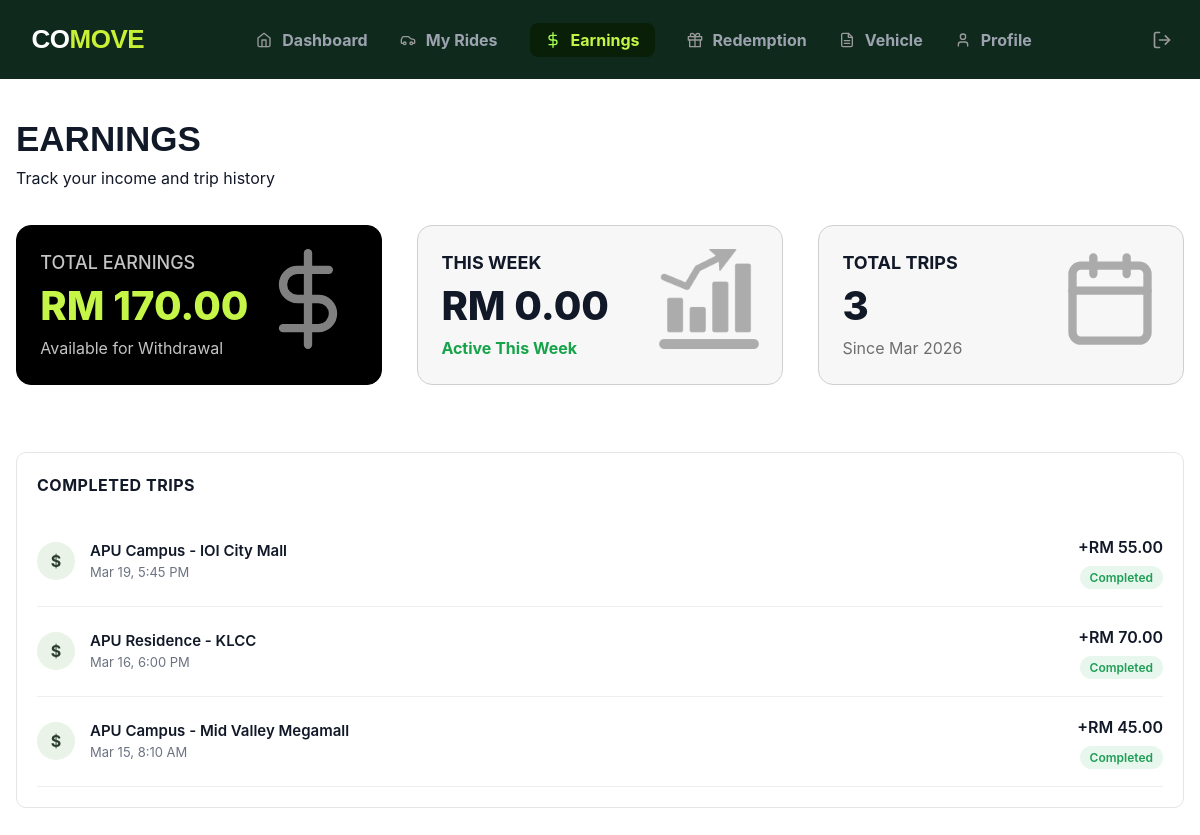
The app's page /src/roles/driver/earnings.php (signed in), older data.
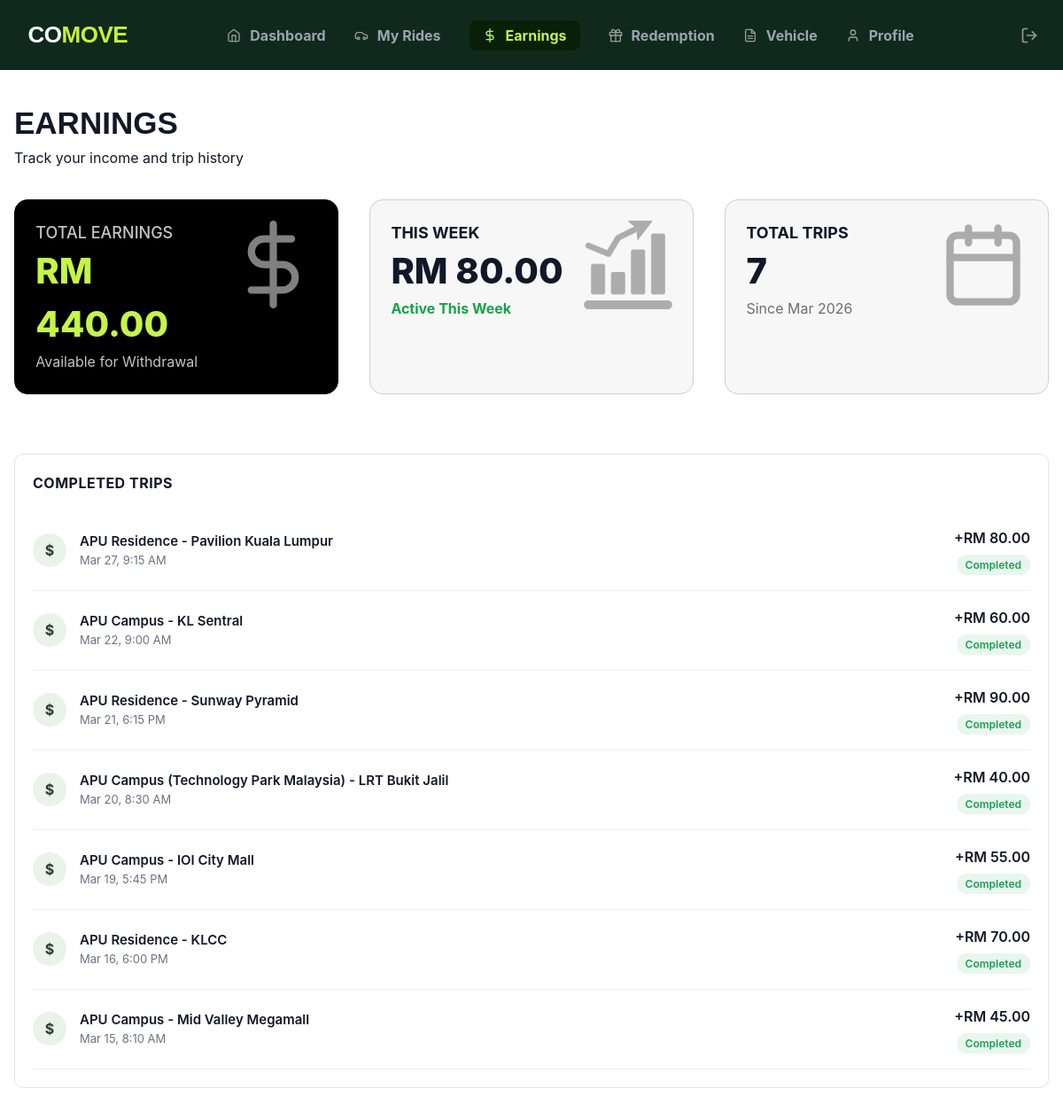
The same page, newer data.
### tables this page shows
CREATE TABLE `trip` (
  `trip_id` int(11) NOT NULL,
  `driver_id` int(11) NOT NULL,
  `start_location` varchar(100) NOT NULL,
  `end_location` varchar(100) NOT NULL,
  `departure_time` datetime NOT NULL,
  `total_seats` int(11) NOT NULL DEFAULT 0,
  `estimated_duration` int(11) DEFAULT NULL,
  `total_amount` decimal(10,2) NOT NULL DEFAULT 0.00,
  `gained_point` float DEFAULT NULL,
  `trip_status` varchar(20) NOT NULL DEFAULT 'scheduled' CHECK (`trip_status` in ('scheduled','ongoing','completed'))
);

### src/roles/driver/earnings.php (the view, shortened to what the changed rows need)
<?php
require_once '../../config/conn.php';
$driver_id = $_SESSION['user_id'];
$sql_total = "SELECT SUM(total_amount) AS total_earnings FROM trip WHERE driver_id = ? AND trip_status = 'completed'";
$stmt_total = mysqli_prepare($dbConn, $sql_total);
mysqli_stmt_bind_param($stmt_total, 'i', $driver_id);
mysqli_stmt_execute($stmt_total);
$result_total = mysqli_stmt_get_result($stmt_total);
$row_total = mysqli_fetch_assoc($result_total);
$total_earnings = $row_total['total_earnings'] ?? 0;
$sql_week = "SELECT SUM(total_amount) AS week_earnings FROM trip WHERE driver_id = ? AND trip_status = 'completed' AND YEARWEEK(departure_time, 1) = YEARWEEK(NOW(), 1)";
$stmt_week = mysqli_prepare($dbConn, $sql_week);
mysqli_stmt_bind_param($stmt_week, 'i', $driver_id);
mysqli_stmt_execute($stmt_week);
$result_week = mysqli_stmt_get_result($stmt_week);
$row_week = mysqli_fetch_assoc($result_week);
$week_earnings = $row_week['week_earnings'] ?? 0;
$sql_stats = "SELECT COUNT(*) AS total_trips FROM trip WHERE driver_id = ? AND trip_status = 'completed'";
$stmt_stats = mysqli_prepare($dbConn, $sql_stats);
mysqli_stmt_bind_param($stmt_stats, 'i', $driver_id);
mysqli_stmt_execute($stmt_stats);
$result_stats = mysqli_stmt_get_result($stmt_stats);
$row_stats = mysqli_fetch_assoc($result_stats);
$total_trips = $row_stats['total_trips'];
$sql_driver = "SELECT created_at FROM driver WHERE driver_id = ?";
$stmt_driver = mysqli_prepare($dbConn, $sql_driver);
mysqli_stmt_bind_param($stmt_driver, 'i', $driver_id);
mysqli_stmt_execute($stmt_driver);
$result_driver = mysqli_stmt_get_result($stmt_driver);
$driver_info = mysqli_fetch_assoc($result_driver);
$driver_since = date('M Y', strtotime($driver_info['created_at']));
$sql_history = "SELECT start_location, end_location, departure_time, total_amount
                FROM trip
                WHERE driver_id = ? AND trip_status = 'completed'
                ORDER BY departure_time DESC";
$stmt_history = mysqli_prepare($dbConn, $sql_history);
mysqli_stmt_bind_param($stmt_history, 'i', $driver_id);
mysqli_stmt_execute($stmt_history);
$result_history = mysqli_stmt_get_result($stmt_history);
$completed_trips = [];
while($row = mysqli_fetch_assoc($result_history)){
  $completed_trips[] = $row;
}
?>
<!DOCTYPE html>
<html lang="en">
<head>
  <link rel="stylesheet" href="../../public-assets/style.css">
  <link rel="stylesheet" href="earnings.css">
</head>
<body>
  <main class="dashboardMain">
    <div class="firstContainer">
      <div class="heading">
        <h1 class="pageTitle">EARNINGS</h1>
      </div>
    </div>
    <div class="secondContainer">
      <div class="totalEarn">
        <div class="content">
          <p class="balance">TOTAL EARNINGS</p>
          <p class="amount">RM <?php echo number_format($total_earnings, 2); ?></p>
          <p class="withdrawal">Available for Withdrawal</p>
        </div>
      </div>
      <div class="stats">
        <div class="content">
          <p class="thisweek">THIS WEEK</p>
          <p class="statsEarn">RM <?php echo number_format($week_earnings, 2); ?></p>
          <p class="increaseStat">Active This Week</p>
        </div>
      </div>
      <div class="trips">
        <div class="content">
          <p class="totalTrip">TOTAL TRIPS</p>
          <p class="tripAMT"><?php echo $total_trips; ?></p>
          <p class="since">Since <?php echo $driver_since; ?></p>
        </div>
      </div>
    </div>
    <div class="completedTripContainer">
      <h2 class="CompleteTripTitle">COMPLETED TRIPS</h2>
      <div class="COMPtrips">
        <?php if (empty($completed_trips)): ?>
            <p style="color: #777; padding: 20px;">No completed trips yet.</p>
        <?php else: ?>
            <?php foreach ($completed_trips as $trip): ?>
            <div class="tripRow">
                <div class="tripLeftSide">
                    <div class="moneyIcon">$</div>
                    <div class="tripInfo">
                        <div class="route">
                            <?php echo htmlspecialchars($trip['start_location']); ?> - <?php echo htmlspecialchars($trip['end_location']); ?>
                        </div>
                        <div class="time">
                            <?php echo date('M d, g:i A', strtotime($trip['departure_time'])); ?>
                        </div>
                    </div>
                </div>
                <div class="tripRightSide">
                    <div class="price">+RM <?php echo number_format($trip['total_amount'], 2); ?></div>
                    <span class="status">Completed</span>
                </div>
            </div>
            <?php endforeach; ?>
        <?php endif; ?>
      </div>
  </main>
</body>
</html>

Row changes from the older to the newer data that the page shows:
now on this page (row edited): trip: start_location "APU Residence", end_location "Pavilion Kuala Lumpur", departure_time "Mar 27, 9:15 AM", total_amount "80.00"
now on this page (row edited): trip: start_location "APU Campus", end_location "KL Sentral", departure_time "Mar 22, 9:00 AM", total_amount "60.00"
now on this page (row edited): trip: start_location "APU Residence", end_location "Sunway Pyramid", departure_time "Mar 21, 6:15 PM", total_amount "90.00"
now on this page (row edited): trip: start_location "APU Campus (Technology Park Malaysia)", end_location "LRT Bukit Jalil", departure_time "Mar 20, 8:30 AM", total_amount "40.00"
Text that changed along with them:
$total_earnings: "170.00" → "440.00"
$week_earnings: "0.00" → "80.00"
$total_trips: "3" → "7"
